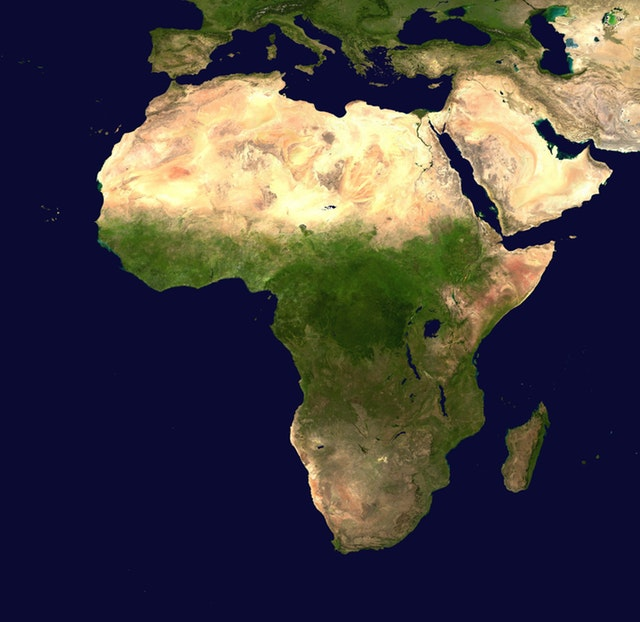
#> input picture bolum-9/8.1 map.jpg.jpg, 640 x 622 px
$ python 'kontur-alanı-çevresi.py'
#> lines starting #> are read from the running program, lines starting #| are printed output that depends on the picture; after the words box and inside, x2 and y2 are one past the last pixel; in counts of white or black regions, pixels touching at a corner belong together
import cv2
import os

# Resmin klasör yolunu otomatik ayarlar
script_dir = os.path.dirname(__file__)

# Harita resmini (8.1 map.jpg.jpg) otomatik olarak arar
map_image = "8.1 map.jpg.jpg" if os.path.exists(os.path.join(script_dir, "8.1 map.jpg.jpg")) else "klon.jpg"
image_path = os.path.join(script_dir, map_image)


img = cv2.imread(image_path)
#> img is the input picture: shape (622, 640, 3); mean B, G, R 66.4, 64, 68.6

# Resmi varsayılan BGR renk formatında belleğe okur.

gray = cv2.cvtColor(img, cv2.COLOR_BGR2GRAY)
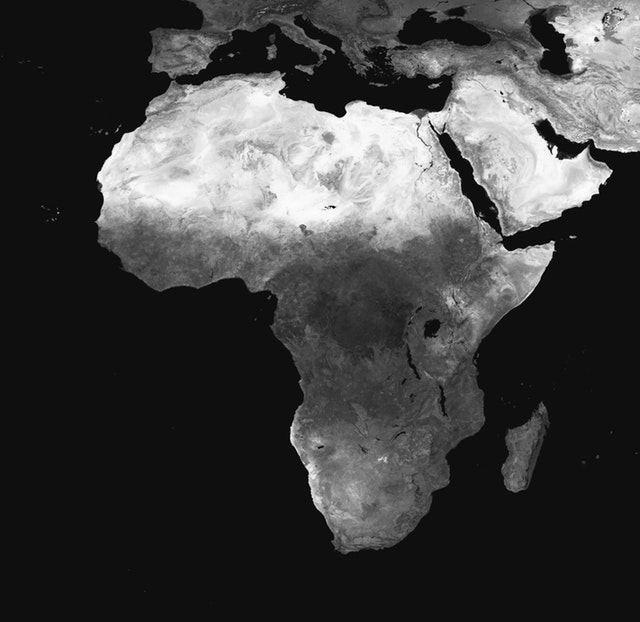
#> gray: shape (622, 640); min 1, max 253, mean 65.7
# Kontur tespiti yapabilmek için resmi gri tonlamalı (siyah-beyaz) formata dönüştürür.

ret, thresh = cv2.threshold(gray, 127, 255, cv2.THRESH_BINARY)
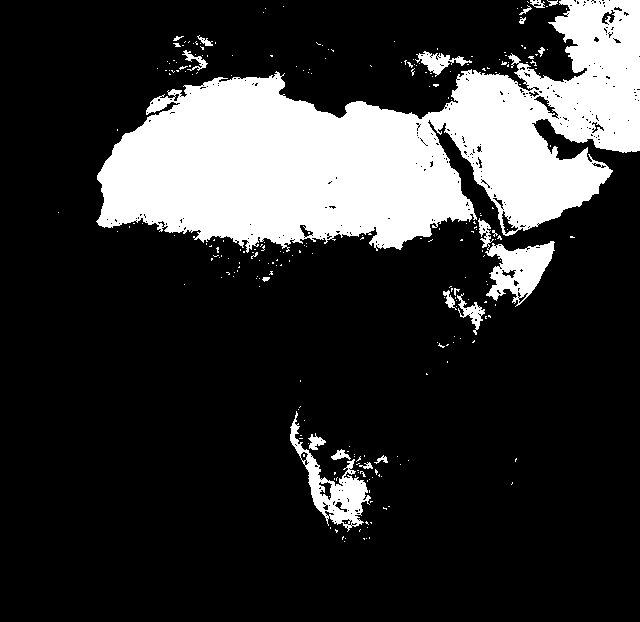
#> thresh: shape (622, 640); 20.1% white; 260 white regions (239 under 20 px)
# 127 eşik değeriyle ikili (Binary - Siyah/Beyaz) eşikleme uygular.

contours, _ = cv2.findContours(thresh, cv2.RETR_TREE, cv2.CHAIN_APPROX_SIMPLE)
#> contours = 631 contours, 590 with area under 20; largest, box (x1, y1, x2, y2) and area: (96, 0, 640, 253) 72273, (290, 411, 371, 532) 2616, (478, 218, 555, 307) 2570, (415, 51, 472, 77) 460, (457, 293, 485, 335) 300
# Siyah-beyaz resimdeki nesnelerin dış hatlarını (konturlarını) bulup 'contours' listesine kaydeder.

cnt = contours[0]
#> cnt = [[344, 541]]
# Bulunan ilk kontur nesnesini 'cnt' isimli değişkene atar.

area = cv2.contourArea(cnt)
#> area = 0
# İlk kontur nesnesinin alanını (içindeki piksel sayısını) hesaplar.

print(area)
#| 0.0
# Hesaplanan kontur alan değerini terminale/konsola yazdırır.

M = cv2.moments(cnt)
#> M = moments, m00 0
# İlk kontur nesnesinin görüntü momentlerini (geometrik verilerini) çıkarır.

print(M['m00'])
#| 0.0
# Moment verilerindeki 'm00' değerini yazdırır (Bu değer de doğrudan kontur alanına eşittir).

perimeter = cv2.arcLength(cnt, True)
#> perimeter = 0
# İlk kontur nesnesinin çevre uzunluğunu hesaplar (True: Şeklin kapalı bir eğri olduğunu belirtir).

print(perimeter)
#| 0.0
# Hesaplanan çevre uzunluğunu terminale/konsola yazdırır.

# --- Görseldeki üç tırnak (""") ile yorum satırına alınan gösterim kısmı ---

cv2.imshow("original", img)
# Orijinal renkli resmi "original" penceresinde gösterir.

cv2.imshow("gray", gray)
# Gri tonlamalı resmi "gray" penceresinde gösterir.

cv2.imshow("thresh", thresh)
# Eşikleme yapılmış ikili resmi "thresh" penceresinde gösterir.

cv2.imshow('img', img)
# Orijinal resmi "img" penceresinde gösterir.

cv2.waitKey(0)
cv2.destroyAllWindows()
